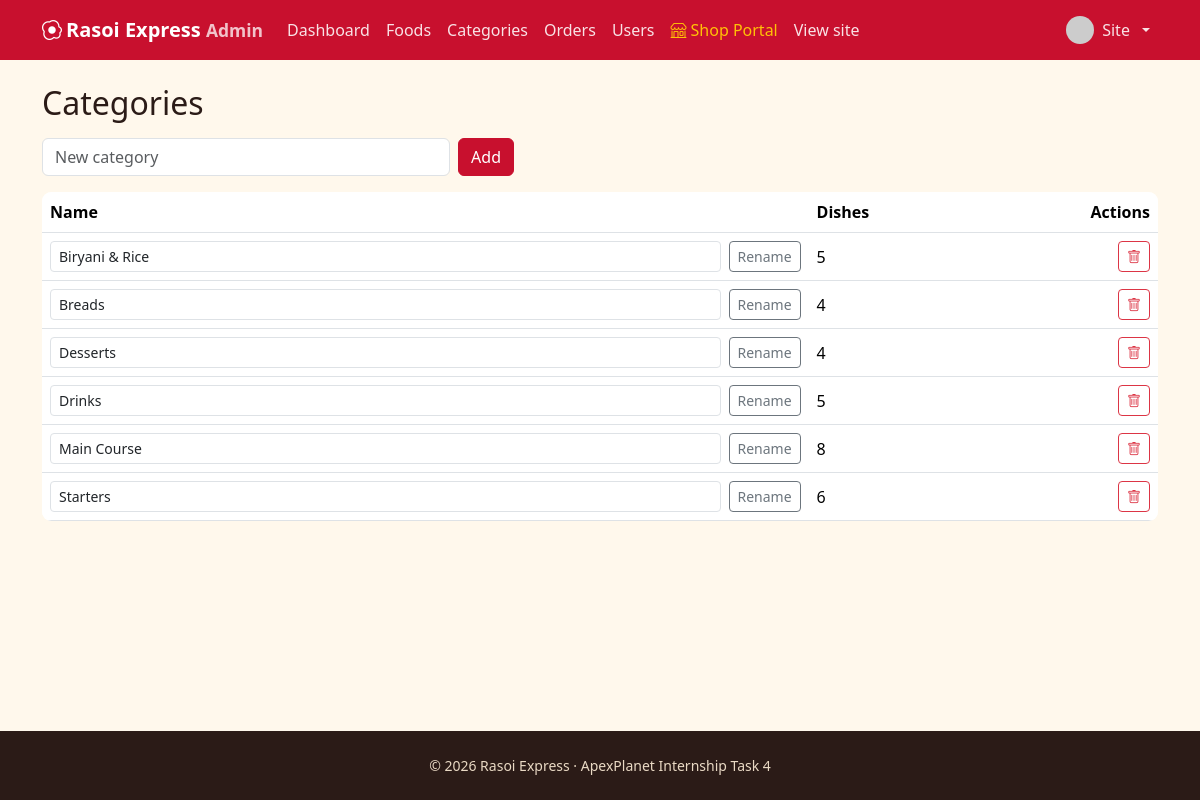
Screenshot of /admin/categories.php (signed in) with the database file from the repository.
### tables this page shows
CREATE TABLE users (
  id INT UNSIGNED AUTO_INCREMENT PRIMARY KEY,
  name VARCHAR(80) NOT NULL,
  email VARCHAR(120) NOT NULL UNIQUE,
  phone VARCHAR(15) DEFAULT NULL,
  address VARCHAR(255) DEFAULT NULL,
  password_hash VARCHAR(255) NOT NULL,
  role ENUM('user','admin','shop_owner') NOT NULL DEFAULT 'user',
  status ENUM('active','blocked') NOT NULL DEFAULT 'active',
  avatar VARCHAR(255) DEFAULT NULL,
  last_login_at DATETIME DEFAULT NULL,
  created_at TIMESTAMP DEFAULT CURRENT_TIMESTAMP,
  INDEX idx_users_role (role),
  INDEX idx_users_last_login (last_login_at)
);

CREATE TABLE categories (
  id INT UNSIGNED AUTO_INCREMENT PRIMARY KEY,
  name VARCHAR(60) NOT NULL UNIQUE
);

### includes/auth.php (called while the page is built, shortened)
<?php
require_once __DIR__ . '/db.php';
function e($v): string { return htmlspecialchars((string)$v, ENT_QUOTES, 'UTF-8'); }
function url(string $p = ''): string { return BASE_URL . '/' . ltrim($p, '/'); }
function current_user(): ?array {
    static $u = false;
    if ($u === false) {
        $u = null;
        if (!empty($_SESSION['uid'])) {
            $s = db()->prepare('SELECT id,name,email,phone,address,role,status,avatar FROM users WHERE id=?');
            $s->execute([$_SESSION['uid']]);
            $u = $s->fetch() ?: null;
        }
    }
    return $u;
}
function require_login(): array {
    $u = current_user();
    return $u;
}
function require_admin(): array {
    $u = require_login();
    return $u;
}
function avatar_url(?array $u): string {
    return ($u && $u['avatar']) ? url('uploads/avatars/' . $u['avatar'])
        : 'https://ui-avatars.com/api/?background=c8102e&color=fff&name=' . urlencode($u['name'] ?? 'U');
}

### includes/db.php (called while the page is built, shortened)
<?php
function db(): PDO {
    static $pdo = null;
    if ($pdo === null) {
        try {
            $pdo = new PDO('mysql:host=' . DB_HOST . ';dbname=' . DB_NAME . ';charset=utf8mb4', DB_USER, DB_PASS, [
                PDO::ATTR_ERRMODE => PDO::ERRMODE_EXCEPTION,
                PDO::ATTR_DEFAULT_FETCH_MODE => PDO::FETCH_ASSOC,
                PDO::ATTR_EMULATE_PREPARES => false,
            ]);
        } catch (PDOException $e) {
            error_log($e->getMessage());
            http_response_code(500);
            ?>
            <!DOCTYPE html>
            <html lang="en">
            <head>
            <meta charset="UTF-8">
            <meta name="viewport" content="width=device-width, initial-scale=1">
            <title>Database Offline | Rasoi Express</title>
            <link href="https://cdn.jsdelivr.net/npm/bootstrap@5.3.3/dist/css/bootstrap.min.css" rel="stylesheet">
            <link href="https://cdn.jsdelivr.net/npm/bootstrap-icons@1.11.3/font/bootstrap-icons.min.css" rel="stylesheet">
            <style>
              body { background: #f8f9fa; font-family: system-ui, -apple-system, sans-serif; display: flex; align-items: center; justify-content: center; min-height: 100vh; padding: 20px; }
              .card { max-width: 580px; width: 100%; border: 0; box-shadow: 0 10px 30px rgba(0,0,0,0.08); border-radius: 16px; }
              .icon-box { width: 64px; height: 64px; border-radius: 50%; background: #fee2e2; color: #dc2626; display: flex; align-items: center; justify-content: center; font-size: 2rem; margin: 0 auto 1.25rem; }
            </style>
            </head>
            <body>
            <div class="card p-4 p-md-5 text-center">
              <div class="icon-box"><i class="bi bi-database-slash"></i></div>
              <h3 class="fw-bold mb-2">MariaDB / MySQL Server is Offline</h3>
              <p class="text-muted mb-4">Your PHP web server is running, but the database server on port 3306 is not turned on.</p>
              <div class="alert alert-warning text-start mb-4">
                <div class="fw-bold mb-2"><i class="bi bi-play-circle-fill me-1"></i> How to start it:</div>
                <ol class="mb-0 ps-3 small">
                  <li class="mb-1">Go to your project folder: <code>E:\ApexPlanet-Internship\Task-4\apexplanet-task4</code></li>
                  <li class="mb-1">Double-click <strong><code>start-database.bat</code></strong> (or <strong><code>run.bat</code></strong>).</li>
                  <li>Keep that command window open and click the button below.</li>
                </ol>
              </div>
              <div class="d-grid gap-2">
                <button onclick="location.reload()" class="btn btn-danger py-2 fw-semibold"><i class="bi bi-arrow-clockwise me-1"></i> Refresh Page</button>
              </div>
              <details class="text-start mt-3 small text-muted">
                <summary class="cursor-pointer">Technical error details</summary>
                <pre class="bg-light p-2 rounded mt-2 text-danger mb-0" style="font-size: 0.78rem; overflow-x: auto;"><?= htmlspecialchars($e->getMessage(), ENT_QUOTES, 'UTF-8') ?></pre>
              </details>
            </div>
            </body>
            </html>
            <?php
            exit;
        }
    }
    return $pdo;
}

### admin/categories.php (the view, shortened to what this page needs)
<?php
require_once __DIR__ . '/../includes/auth.php';
require_admin();
$adminArea = true; $pageTitle = 'Categories';
$cats = db()->query('SELECT c.*, (SELECT COUNT(*) FROM foods f WHERE f.category_id=c.id) n FROM categories c ORDER BY c.name')->fetchAll();
require __DIR__ . '/../includes/header.php';
?>
<h2 class="mb-3">Categories</h2>
<form method="post" class="row g-2 mb-3 needs-validation" novalidate style="max-width:480px"><?= csrf_field() ?><input type="hidden" name="action" value="add">
  <div class="col"><input class="form-control" name="name" placeholder="New category" required minlength="2" maxlength="60" aria-label="New category name"></div>
  <div class="col-auto"><button class="btn btn-rx">Add</button></div>
</form>
<div class="table-responsive"><table class="table align-middle mb-0">
  <thead><tr><th>Name</th><th>Dishes</th><th class="text-end">Actions</th></tr></thead>
  <tbody><?php foreach ($cats as $c): ?>
    <tr>
      <td><form method="post" class="d-flex gap-2"><?= csrf_field() ?><input type="hidden" name="action" value="rename"><input type="hidden" name="id" value="<?= $c['id'] ?>">
        <input class="form-control form-control-sm" name="name" value="<?= e($c['name']) ?>" required minlength="2" maxlength="60" aria-label="Category name"><button class="btn btn-sm btn-outline-secondary">Rename</button></form></td>
      <td><?= (int)$c['n'] ?></td>
      <td class="text-end"><form method="post" class="d-inline" data-confirm="Delete category '<?= e($c['name']) ?>'?"><button class="btn btn-sm btn-outline-danger"><i class="bi bi-trash"></i></button></form></td>
    </tr><?php endforeach; ?></tbody>
</table></div>
<?php require __DIR__ . '/../includes/footer.php'; ?>

### includes/header.php (shortened to what this page needs)
<?php require_once __DIR__ . '/auth.php'; $me = current_user(); $isAdminArea = !empty($adminArea); $isShopArea = !empty($shopArea); ?>
<!DOCTYPE html>
<html lang="en">
<head>
<link href="https://cdn.jsdelivr.net/npm/bootstrap@5.3.3/dist/css/bootstrap.min.css" rel="stylesheet">
<link href="https://cdn.jsdelivr.net/npm/bootstrap-icons@1.11.3/font/bootstrap-icons.min.css" rel="stylesheet">
<link href="<?= url('assets/css/style.css') ?>" rel="stylesheet">
</head>
<body>
<nav class="navbar navbar-expand-lg navbar-dark rx-nav sticky-top">
  <div class="container">
    <a class="navbar-brand fw-bold" href="<?= url($isAdminArea ? 'admin/index.php' : ($isShopArea ? 'shop/index.php' : 'index.php')) ?>"><i class="bi bi-egg-fried me-1"></i><?= APP_NAME ?><?= $isAdminArea ? ' <small class="opacity-75">Admin</small>' : ($isShopArea ? ' <small class="opacity-75">Shop Portal</small>' : '') ?></a>
    <div class="collapse navbar-collapse" id="nav">
      <ul class="navbar-nav me-auto">
        <?php if ($isAdminArea): ?>
          <li class="nav-item"><a class="nav-link" href="<?= url('admin/index.php') ?>">Dashboard</a></li>
          <li class="nav-item"><a class="nav-link" href="<?= url('admin/foods.php') ?>">Foods</a></li>
          <li class="nav-item"><a class="nav-link" href="<?= url('admin/categories.php') ?>">Categories</a></li>
          <li class="nav-item"><a class="nav-link" href="<?= url('admin/orders.php') ?>">Orders</a></li>
          <li class="nav-item"><a class="nav-link" href="<?= url('admin/users.php') ?>">Users</a></li>
          <li class="nav-item"><a class="nav-link text-warning" href="<?= url('shop/index.php') ?>"><i class="bi bi-shop me-1"></i>Shop Portal</a></li>
          <li class="nav-item"><a class="nav-link" href="<?= url('index.php') ?>">View site</a></li>
        <?php endif; ?>
      </ul>
      <ul class="navbar-nav align-items-lg-center gap-lg-2">
        <?php if ($me): ?>
          <li class="nav-item dropdown">
            <a class="nav-link dropdown-toggle d-flex align-items-center gap-2" href="#" data-bs-toggle="dropdown">
              <img src="<?= e(avatar_url($me)) ?>" class="rounded-circle" width="28" height="28" alt=""><?= e(explode(' ', $me['name'])[0]) ?>
            </a>
          </li>
        <?php else: ?>
          <li class="nav-item"><a class="nav-link" href="<?= url('login.php') ?>">Log in</a></li>
          <li class="nav-item"><a class="btn btn-warning btn-sm" href="<?= url('register.php') ?>">Sign up</a></li>
        <?php endif; ?>
      </ul>
    </div>
  </div>
</nav>
<main class="container py-4 main-content flex-grow-1 d-flex flex-column">

### assets/css/style.css (style rules this page uses)
:root { --rx-red:#c8102e;--rx-dark:#2b1b17;--rx-gold:#f7b32b;--rx-leaf:#2f6f4e;--rx-paper:#fff8ec }
body { background:var(--rx-paper);color:var(--rx-dark);font-family:'Segoe UI',system-ui,-apple-system,sans-serif;min-height:100vh;display:flex;flex-direction:column }
main.main-content { flex:1 0 auto }
.rx-nav { background:var(--rx-red) }
.rx-nav .nav-link { color:rgba(255,255,255,.88) }
.btn-rx { background:var(--rx-red);border-color:var(--rx-red);color:#fff }
.table-responsive { border-radius:.6rem;background:#fff }

### rows the page displays
users: name "Site"
categories: name "Biryani & Rice", n "5"
categories: name "Breads", n "4"
categories: name "Desserts", n "4"
categories: name "Drinks", n "5"
categories: name "Main Course", n "8"
categories: name "Starters", n "6"

### other values shown
APP_NAME "Rasoi Express"
